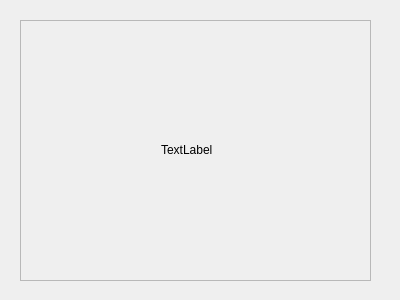
<?xml version="1.0" encoding="UTF-8"?>
<ui version="4.0">
 <class>MyDialog</class>
 <widget class="QDialog" name="MyDialog">
  <property name="geometry">
   <rect>
    <x>0</x>
    <y>0</y>
    <width>400</width>
    <height>300</height>
   </rect>
  </property>
  <property name="windowTitle">
   <string>Dialog</string>
  </property>
  <widget class="QScrollArea" name="scrollArea">
   <property name="geometry">
    <rect>
     <x>20</x>
     <y>20</y>
     <width>351</width>
     <height>261</height>
    </rect>
   </property>
   <property name="widgetResizable">
    <bool>true</bool>
   </property>
   <widget class="QWidget" name="scrollAreaWidgetContents">
    <property name="geometry">
     <rect>
      <x>0</x>
      <y>0</y>
      <width>349</width>
      <height>259</height>
     </rect>
    </property>
    <widget class="QLabel" name="label">
     <property name="geometry">
      <rect>
       <x>140</x>
       <y>120</y>
       <width>67</width>
       <height>17</height>
      </rect>
     </property>
     <property name="text">
      <string>TextLabel</string>
     </property>
    </widget>
   </widget>
  </widget>
 </widget>
 <resources/>
 <connections/>
</ui>
